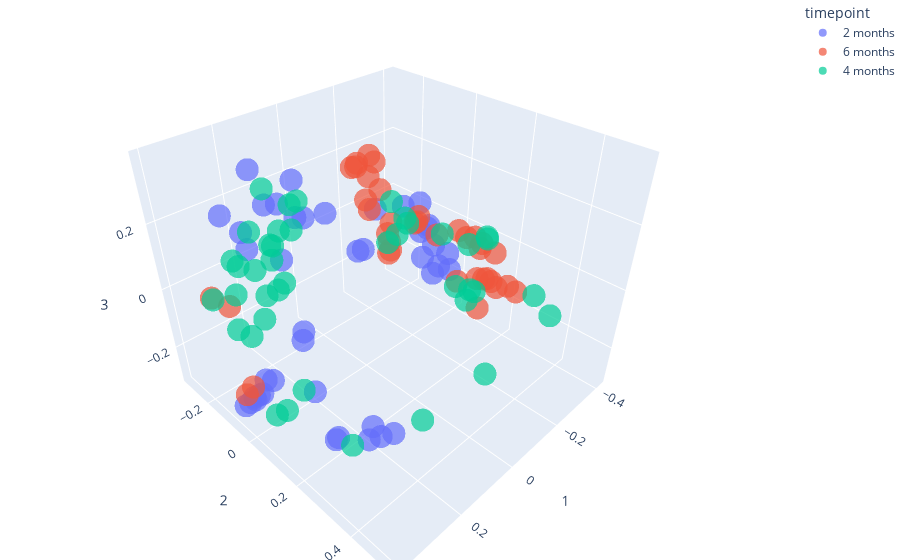

The notebook cell this image was saved under:
### Markdown cell above
#### Timepoint clusering

### Code cell
fig = px.scatter_3d(pcoa_braycurtis_metadata_merged,
                    x=1,
                    y=2,
                    z=3,
                    color='timepoint',
                    opacity=0.7)

fig.update_layout(margin=dict(l=0, r=0, b=0, t=0))
fig.show()
